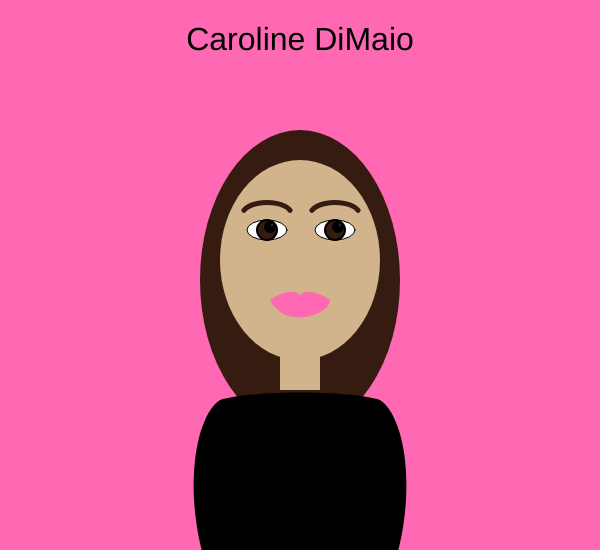
Frame 1 (no input)
Frame 60 (no input): identical to frame 1, image omitted
Frame 120 (the mouse pressed at the canvas centre since frame 60): identical to frame 1, image omitted

The p5.js sketch that drew this single still picture (run headless with seeded random() and noise() and a simulated clock; from frame 60 on, the mouse is pressed at the canvas centre):

// p5.js sketch
// ── sketch.js
// Caroline DiMaio
//dimaio.ca@northeastern.edu
//ARTG2262 Lab 6 "Function"
// Assignment 3: Self Portrait

function setup() {
  createCanvas(600, 550); // set size of canvas to draw on
  
}
function draw() {
  
  background('hotpink'); // pink background
  
  //hair
  fill('#361B11'); // dark brown
  noStroke(0); // no stroke
  ellipse(300,280,200,300); // x,y, width, height
  
  
  //head
  fill('tan'); // set color of skin
  strokeWeight(0); // no stroke
  ellipse(300,260,160,200); // x,y, width, height
  
   //neck
  fill('tan'); // set color of skin
  strokeWeight(0); // no stroke
  rect(280,350,40,40); // x, y, width, height
 
  //eyebrows
  stroke('#361B11'); // dark brown
  strokeWeight(5); // thickness of eyebrow
  //left eyebrow 
  arc(267, 215, 50, 25, PI + 0.2, TWO_PI - 0.2); // (x, y, width, height, starting angle of arc, ending angle of arc)
  //right eyebrow
  arc(335, 215, 50, 25, PI + 0.2, TWO_PI - 0.2); // (x, y, width, height, starting angle of arc, ending angle of arc)

  
  //eyes
  fill('white'); // set white for eye shape
  strokeWeight(1); 
  stroke('black'); // set black outline for eye
  ellipse(267,230,40,20); // coordinates for left eye
  ellipse(335,230,40,20); // coordinates for right eye
  
  
  fill('#361B11'); // set color of eye to brown
  strokeWeight(2);  // weight of eye outline
  stroke('black'); // black outline for eye
  circle(267,230,20); // left eye
  circle(335,230,20); // right eye
  
  fill('black'); // set black for pupil of eyes
  circle(270,227,10); // left pupil
  circle(338,227,10); // right pupil 
  
  fill('white'); // set white for eye reflection
  circle(272,225,3); //left reflection
  circle(340,225,3); // right  reflection
  
  //lips
  fill('hotpink');//lip color
  noStroke(); // no outline
  

  beginShape();//top of mouth
  vertex(270,300); // left corner of mouth
  bezierVertex(285,290 // 1st control point - pulls curve upward
               ,295,290, // 2nd control point - pulls curve upward
               300,295);  // ends middle of mouth
  
  bezierVertex(305,290,// pulls curve upward on right side
               315,290, // pulls curve upward on right side 
               330,300); //right corner of mouth 
  endShape();
  
  beginShape();// drawing bottom of mouth
  vertex(270,300); //left corner of mouth
  bezierVertex(285,330, // pulls curve downward
               330,315, // pulls curve downward
               330,300); // right corner of mouth 
  
  endShape();
  
  //t-shirt
  fill('black'); // t-shirt is black
  noStroke(); // no outline
  beginShape(); 
  vertex(220,400); // left shoulder of shirt 
  bezierVertex(190,420,// left side curve outward
               180,520, // curve down
               220,600); // bottom left of shirt
  
  bezierVertex(260,640, // bottom left curve
               340,640, // bottom right curve
               380,600); // bottom right of shirt
  
  bezierVertex(420,520, // right side upward curve
               410,420, // curve towards shoulder
               380,400); // right shoulder of shirt
  
  bezierVertex(350,390, // neckline curve on the right
               250,390, // neckline curve on the left
               220,400); // meet back at left shoulder
  endShape();
  
  //Name
  fill(0); // black text
  noStroke(); // no outline
  textSize(32); // set text size
  textAlign(CENTER); // center text horizontally on canvas 
  text("Caroline DiMaio", width/2, 50); // put text at top center of canvas
  
  
}
